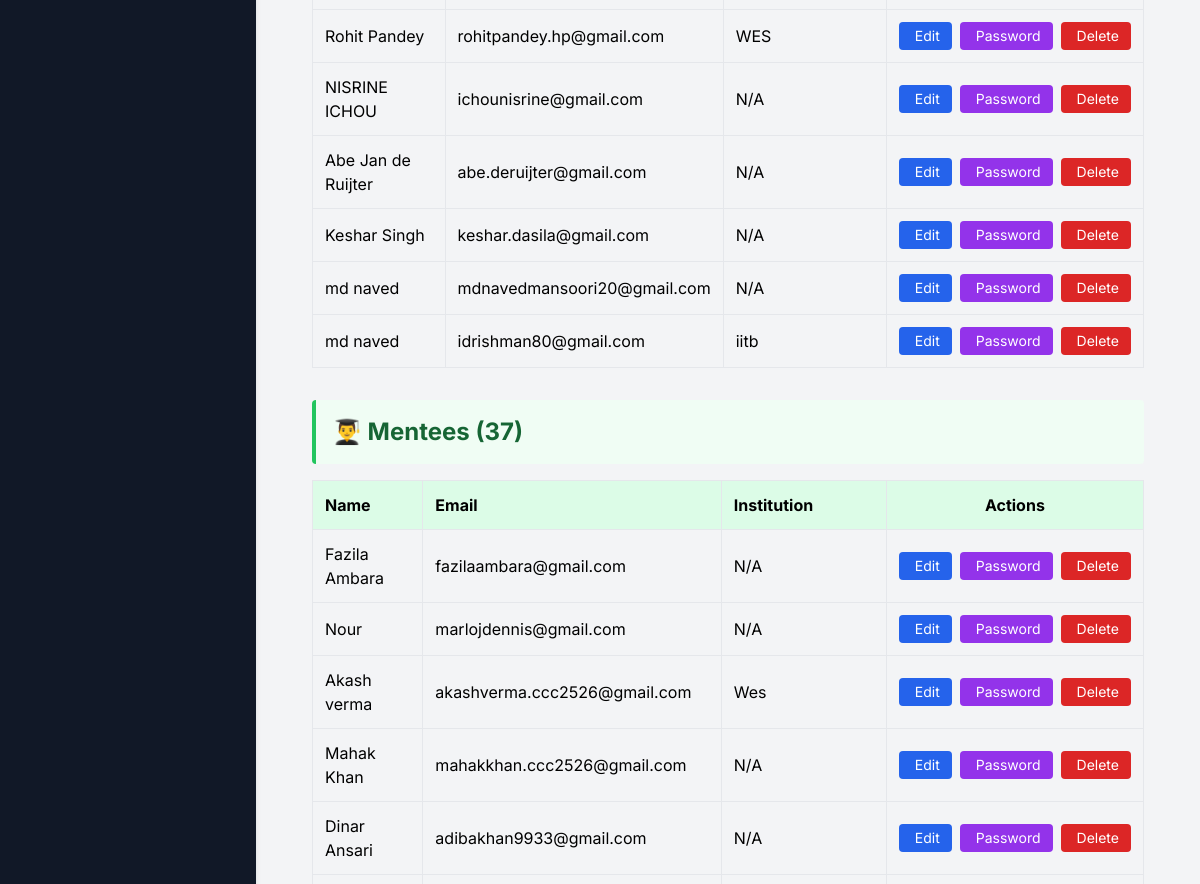
The app's page /manage_created_accounts (signed in, middle part), older data.
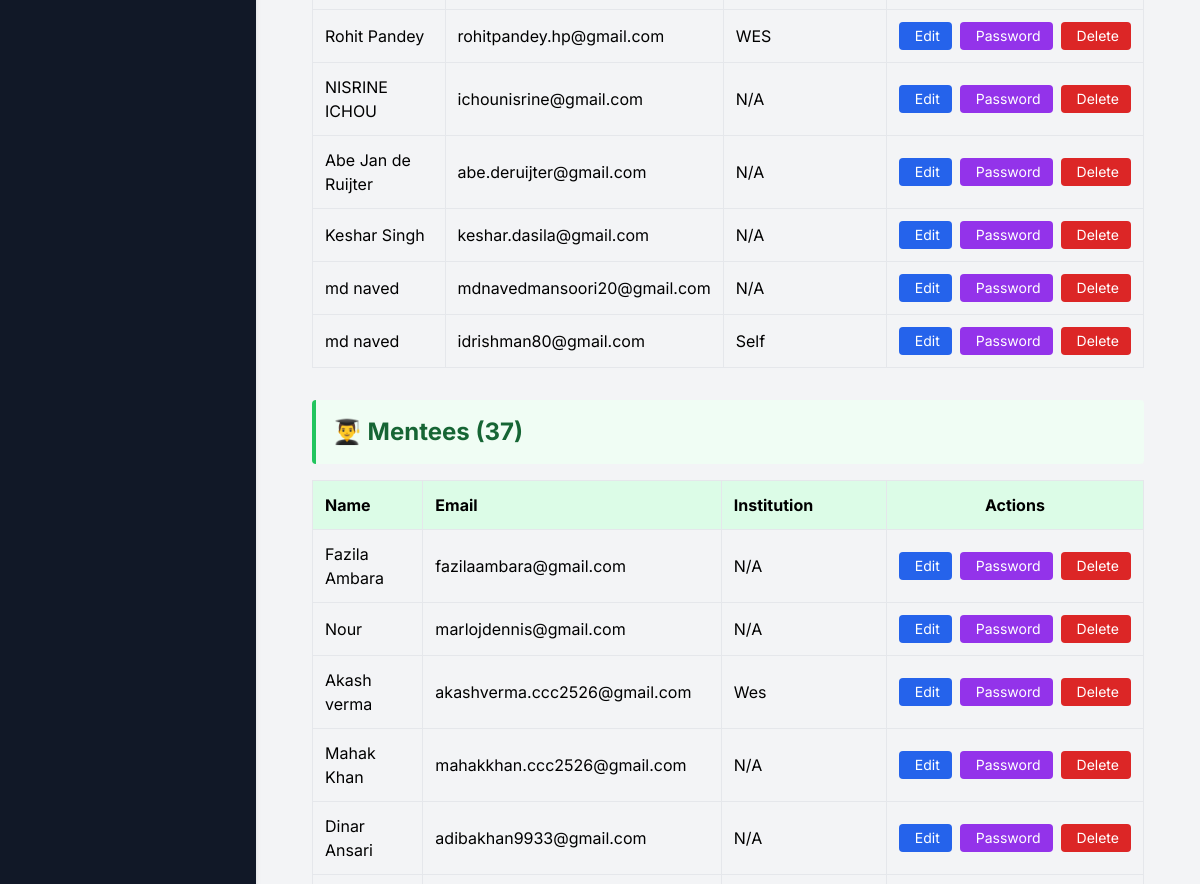
The same page, newer data.
### app.py (models this page shows, shortened)
class User(db.Model):
    __tablename__ = "signup_details"
    id = db.Column(db.Integer, primary_key=True)
    name = db.Column(db.String(100), nullable=False)
    email = db.Column(db.String(100), unique=True, nullable=False)
    password = db.Column(db.String(200), nullable=True)   # nullable for OAuth users
    user_type = db.Column(db.String(10), nullable=True)  # nullable until user selects type
    institution = db.Column(db.String(150), nullable=True)
    institution_id = db.Column(db.Integer, db.ForeignKey("institutions.id"), nullable=True)
    google_id = db.Column(db.String(200), unique=True, nullable=True)
    oauth_provider = db.Column(db.String(50), nullable=True)  # 'google', 'facebook', etc.
    profile_picture_url = db.Column(db.String(500), nullable=True)  # OAuth profile picture
    oauth_created_at = db.Column(db.DateTime, nullable=True)
    mentor_profile = db.relationship("MentorProfile", backref="user", uselist=False)
    institution_ref = db.relationship("Institution", backref="users", foreign_keys="User.institution_id")

### app.py (the view)
@app.route("/manage_created_accounts")
def manage_created_accounts():
    if "email" not in session or session.get("user_type") != "0":
        flash("Only supervisors can access this page!", "error")
        return redirect(url_for("signin"))
    all_users = User.query.all()
    mentors = [u for u in all_users if u.user_type == "1"]
    mentees = [u for u in all_users if u.user_type == "2"]
    institutions = [u for u in all_users if u.user_type == "3"]
    return render_template(
        "supervisor/manage_created_accounts.html",
        show_sidebar=True,
        mentors=mentors,
        mentees=mentees,
        institutions=institutions,
        total_accounts=len(all_users)
    )

### app.py (called while the page is built)
@app.context_processor
def inject_profile_complete():
    profile_complete = True  # Default to True (no popup)
    if "email" in session and session.get("user_type") in ["1", "2"]:
        user = User.query.filter_by(email=session["email"]).first()
        if user:
            profile_complete = check_profile_complete(user.id, session.get("user_type"))
    return dict(profile_complete=profile_complete)

### templates/supervisor/manage_created_accounts.html (shortened to what this page needs)
{% extends "base2.html" %}
{% block content %}
<div class="max-w-6xl mx-auto mt-8 p-6">
                    {% set institutions_list = [] %}
    <div class="mb-8">
        {% if mentors %}
        <div class="overflow-x-auto">
            <table class="w-full border-collapse">
                <tbody id="mentorTable">
                    {% for mentor in mentors %}
                    <tr class="hover:bg-gray-50 account-row" data-type="mentor" data-name="{{ mentor.name.lower() }}" data-email="{{ mentor.email.lower() }}" data-institution="{{ (mentor.institution or '').lower() }}">
                        <td class="border p-3">{{ mentor.name }}</td>
                        <td class="border p-3">{{ mentor.email }}</td>
                        <td class="border p-3">{{ mentor.institution or 'N/A' }}</td>
                        <td class="border p-3 text-center">
                            <div class="flex gap-2 justify-center">
                                <a href="{{ url_for('edit_user', user_id=mentor.id) }}" class="px-3 py-1 bg-blue-600 text-white rounded hover:bg-blue-700 text-sm inline-block">
                                    Edit
                                </a>
                                <a href="{{ url_for('reset_user_password', user_id=mentor.id) }}" class="px-3 py-1 bg-purple-600 text-white rounded hover:bg-purple-700 text-sm inline-block">
                                    Password
                                </a>
                                <form method="POST" action="{{ url_for('delete_user', user_id=mentor.id) }}" style="display:inline;" onsubmit="return confirm('Are you sure you want to delete this user? This action cannot be undone.');">
                                    <button type="submit" class="px-3 py-1 bg-red-600 text-white rounded hover:bg-red-700 text-sm">
                                        Delete
                                    </button>
                                </form>
                            </div>
                        </td>
                    </tr>
                    {% endfor %}
                </tbody>
            </table>
        </div>
        {% else %}
        <p class="text-gray-500 p-4">No mentors created yet.</p>
        {% endif %}
    </div>
    <div class="mb-8">
        <div class="bg-green-50 border-l-4 border-green-500 p-4 mb-4 rounded">
            <h2 class="text-2xl font-bold text-green-800">👨‍🎓 Mentees (<span id="menteeCount">{{ mentees|length }}</span>)</h2>
        </div>
        {% if mentees %}
        <div class="overflow-x-auto">
            <table class="w-full border-collapse">
                <thead>
                    <tr class="bg-green-100">
                        <th class="border p-3 text-left">Name</th>
                        <th class="border p-3 text-left">Email</th>
                        <th class="border p-3 text-left">Institution</th>
                        <th class="border p-3 text-center">Actions</th>
                    </tr>
                </thead>
                <tbody id="menteeTable">
                    {% for mentee in mentees %}
                    <tr class="hover:bg-gray-50 account-row" data-type="mentee" data-name="{{ mentee.name.lower() }}" data-email="{{ mentee.email.lower() }}" data-institution="{{ (mentee.institution or '').lower() }}">
                        <td class="border p-3">{{ mentee.name }}</td>
                        <td class="border p-3">{{ mentee.email }}</td>
                        <td class="border p-3">{{ mentee.institution or 'N/A' }}</td>
                        <td class="border p-3 text-center">
                            <div class="flex gap-2 justify-center">
                                <a href="{{ url_for('edit_user', user_id=mentee.id) }}" class="px-3 py-1 bg-blue-600 text-white rounded hover:bg-blue-700 text-sm inline-block">
                                    Edit
                                </a>
                                <a href="{{ url_for('reset_user_password', user_id=mentee.id) }}" class="px-3 py-1 bg-purple-600 text-white rounded hover:bg-purple-700 text-sm inline-block">
                                    Password
                                </a>
                                <form method="POST" action="{{ url_for('delete_user', user_id=mentee.id) }}" style="display:inline;" onsubmit="return confirm('Are you sure you want to delete this user? This action cannot be undone.');">
                                    <button type="submit" class="px-3 py-1 bg-red-600 text-white rounded hover:bg-red-700 text-sm">
                                        Delete
                                    </button>
                                </form>
                            </div>
                        </td>
                    </tr>
                    {% endfor %}
                </tbody>
            </table>
        </div>
        {% else %}
        <p class="text-gray-500 p-4">No mentees created yet.</p>
        {% endif %}
    </div>
</div>
{% endblock %}

### templates/base2.html (shortened to what this page needs)
<!DOCTYPE html>
<html lang="en">
<head>
    <script src="https://cdn.tailwindcss.com"></script>
    <link href='https://cdn.jsdelivr.net/npm/fullcalendar@5.11.3/main.min.css' rel='stylesheet' />
</head>
<body class="flex flex-col h-screen overflow-hidden">
    <div class="flex flex-1 overflow-hidden">
        {% if show_sidebar %}
            <aside id="sidebar"
                   class="fixed inset-y-0 left-0 w-64 bg-gray-900 shadow-md p-4 space-y-2 overflow-y-auto
                          transform -translate-x-full transition-transform duration-200 ease-in-out
                          md:relative md:translate-x-0 z-20">
            </aside>
        {% endif %}
        <main class="flex-1 p-8 overflow-y-auto pb-40">
            {% block content %}{% endblock %}
        </main>
    </div>
</body>
</html>

### templates/base2.html (style rules this page uses)
body { font-family: 'Inter', sans-serif; background-color: #f3f4f6; }

Row changes from the older to the newer data that the page shows:
changed User "idrishman80@gmail.com": institution "iitb" → "Self"
